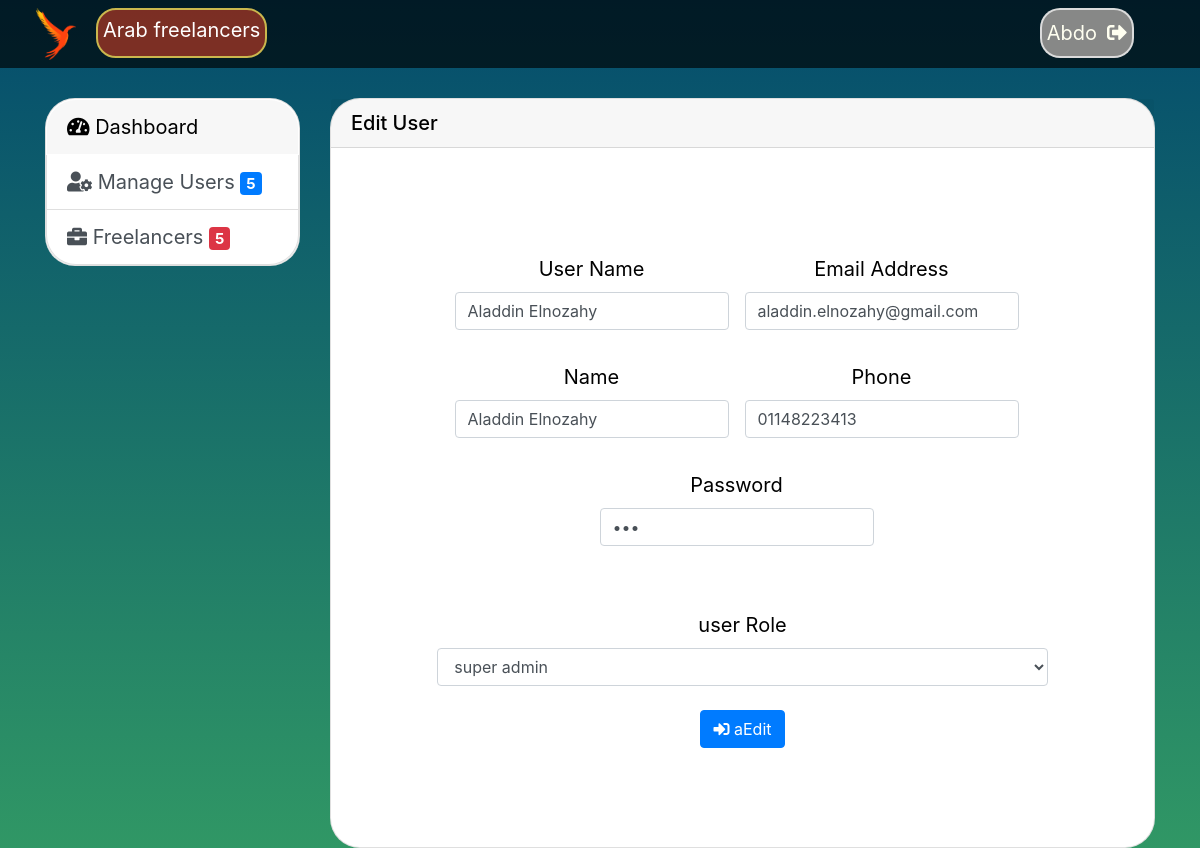
Screenshot of /admin/dashboard.php?page=edit&id=7 (signed in) with the database file from the repository.
### tables this page shows
CREATE TABLE `create_users` (
  `id` int(11) NOT NULL,
  `username` varchar(50) DEFAULT NULL,
  `email` varchar(50) DEFAULT NULL,
  `name` varchar(50) DEFAULT NULL,
  `phone` varchar(20) DEFAULT NULL,
  `pass` varchar(100) DEFAULT NULL,
  `role` int(11) DEFAULT NULL
);

### admin/edit.php (the view, shortened to what this page needs)
<?php
    if(isset($_GET['id'])){
        $id = $_GET['id'];
        $getUser = "SELECT * FROM create_users  WHERE  id='$id' ";
        $result = mysqli_query($connection,$getUser);
        $row = $result->fetch_assoc();
?>
<form  method="post"  class="formcenter text-center">
    <div class="form-check form-check-inline">
        <div class="form-group">
            <label >User Name</label>
            <input type="text" name="username" id="username" class="form-control" value ="<?= $row['username'] ?>" >
        </div>
        <div class="form-group">
            <label for="exampleInputEmail1">Email Address</label>
            <input type="email" name="email" class="form-control" value ="<?= $row['email'] ?>"  >
        </div>
    </div>
    <div class="form-check form-check-inline">
        <div class="form-group">
        <label > Name</label>
        <input type="text" name="name" id="name" class="form-control" value ="<?= $row['name'] ?>" >
        </div>
        <div class="form-group">
        <label > Phone </label>
        <input type="tel" name="phone" class="form-control"  aria-describedby="emailHelp"  value ="<?= $row['phone'] ?>">
        </div>
    </div>
    <div class="form-check form-check-inline">
            <div class="form-group">
            <label for="exampleInputPassword1">Password</label>
            <input type="password" name="password" class="form-control" id= "password"  value ="<?= $row['pass'] ?>">
            </div>
    </div>
    <div class="form-group check-password">
    </div>
        <div class="form-group">
            <label>user Role</label>
            <select class="form-control" name="role"  >
            <?php
                if ($row['role'] == '0') {
                    echo " <option>super admin</option>";
                    }else if($users['role'] == 1 ){
                    echo " <option> admin</option>";
                    }else{
                        echo " <option>user </option>";
                    }
                ?>
            </select>
        </div>
    <button id ="fullwidth" type="submit" name="submit" class="btn btn-primary  " > <i class="fas fa-sign-in-alt"></i> aEdit</button>
</form>
<?php
}
?>

### admin/css/app.css (style rules this page uses)
* { margin: 0; padding: 0; }
body { margin: 0; padding: 0; height: 100%; background: rgb(9, 226, 136); background: linear-gradient(0deg, rgb(48, 151, 101) 0%, rgb(4, 76, 109) 100%); background-repeat: no-repeat; background-attachment: fixed; background-position: center; font-size: 20px; }
.formcenter { padding: 10%; }
.form-group { padding: 8px; }
.check-password { color: red; font: bold; }

### rows the page displays
create_users: username "Aladdin Elnozahy", email "aladdin.elnozahy@gmail.com", name "Aladdin Elnozahy", phone "01148223413", role "super admin"

### other values shown
$_SESSION['name'] "Abdo"
getTotals('create_users') "5"
getTotals('freelancers') "5"
